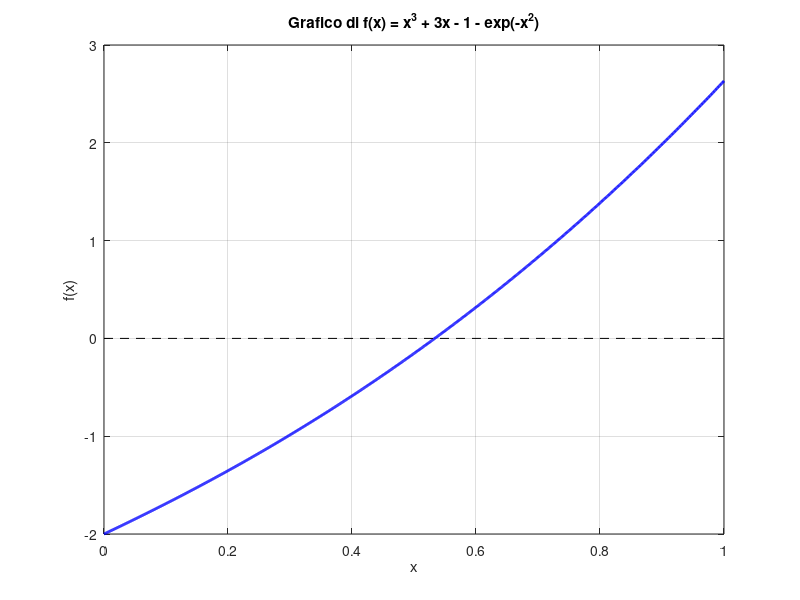

Write the MATLAB code that produced this figure. (Note: this script raises an error after producing the figure.)
addpath('/home/davidenox/projects/CN-MatLab/Es6/');

clc;
clear;
close all;

% Caso 1: f(x) = x^3 + 3x - 1 - exp(-x^2), [a, b] = [0, 1]
disp('Caso 1: f(x) = x^3 + 3x - 1 - exp(-x^2), [a, b] = [0, 1]');
a1 = 0; b1 = 1;
f1 = @(x) x.^3 + 3.*x - 1 - exp(-x.^2);

% Punto (a): Verifica f(a)f(b) < 0
fa1 = f1(a1);
fb1 = f1(b1);
if fa1 * fb1 < 0
    disp('Verifica (a): f(a)f(b) < 0 soddisfatta per il Caso 1.');
else
    error('Verifica (a) fallita per il Caso 1.');
end

% Punto (b): Grafico
figure;
x1 = linspace(a1, b1, 1000);
plot(x1, f1(x1), 'b-', 'LineWidth', 2);
grid on;
xlabel('x');
ylabel('f(x)');
title('Grafico di f(x) = x^3 + 3x - 1 - exp(-x^2)');
line([a1 b1], [0 0], 'Color', 'k', 'LineStyle', '--'); % Asse x
disp('Grafico tracciato per il Caso 1.');

% Punto (c): Dimostrazione analitica (commentata)
% f'(x) = 3x^2 + 3 + 2x * exp(-x^2) > 0 per ogni x in [0, 1]
% f(x) è crescente e cambia segno -> unico zero nell'intervallo.

% Punto (d): Metodo di bisezione e tabella dei risultati
disp('Costruzione tabella per il Caso 1...');
epsilon_values = 10.^(-1:-1:-10);
results1 = zeros(length(epsilon_values), 4);

for i = 1:length(epsilon_values)
    epsilon = epsilon_values(i);
    [xi, K, fx] = bisezione(a1, b1, f1, epsilon);
    results1(i, :) = [epsilon, xi, K, fx];
end

% Mostra la tabella dei risultati
disp('Tabella dei risultati - Caso 1:');
disp('epsilon        xi_eps         K_eps        f(xi_eps)');
disp(results1);

% Caso 2: f(x) = cos(x) - x, [a, b] = [0, pi]
disp('Caso 2: f(x) = cos(x) - x, [a, b] = [0, pi]');
a2 = 0; b2 = pi;
f2 = @(x) cos(x) - x;

% Punto (a): Verifica f(a)f(b) < 0
fa2 = f2(a2);
fb2 = f2(b2);
if fa2 * fb2 < 0
    disp('Verifica (a): f(a)f(b) < 0 soddisfatta per il Caso 2.');
else
    error('Verifica (a) fallita per il Caso 2.');
end

% Punto (b): Grafico
figure;
x2 = linspace(a2, b2, 1000);
plot(x2, f2(x2), 'r-', 'LineWidth', 2);
grid on;
xlabel('x');
ylabel('f(x)');
title('Grafico di f(x) = cos(x) - x');
line([a2 b2], [0 0], 'Color', 'k', 'LineStyle', '--'); % Asse x
disp('Grafico tracciato per il Caso 2.');

% Punto (c): Dimostrazione analitica (commentata)
% f'(x) = -sin(x) - 1 < 0 per ogni x in [0, pi]
% f(x) è decrescente e cambia segno -> unico zero nell'intervallo.

% Punto (d): Metodo di bisezione e tabella dei risultati
disp('Costruzione tabella per il Caso 2...');
results2 = zeros(length(epsilon_values), 3);

for i = 1:length(epsilon_values)
    epsilon = epsilon_values(i);
    [xi, K, fx] = bisezione(a2, b2, f2, epsilon);
    results2(i, :) = [xi, K, fx];
end

% Mostra la tabella dei risultati
disp('Tabella dei risultati - Caso 2:');
disp('epsilon        xi_eps         K_eps        f(xi_eps)');
disp(results2);

% Funzione Metodo di Bisezione
function [xi, K, fx] = bisezione(a, b, f, epsilon)
    K = 0; % Iterazioni
    while (b - a) / 2 > epsilon
        xi = (a + b) / 2;
        if f(xi) == 0
            break; % Trovato zero esatto
        elseif f(a) * f(xi) < 0
            b = xi;
        else
            a = xi;
        end
        K = K + 1;
    end
    xi = (a + b) / 2; % Approssimazione finale
    fx = f(xi); % Valore della funzione in xi
end